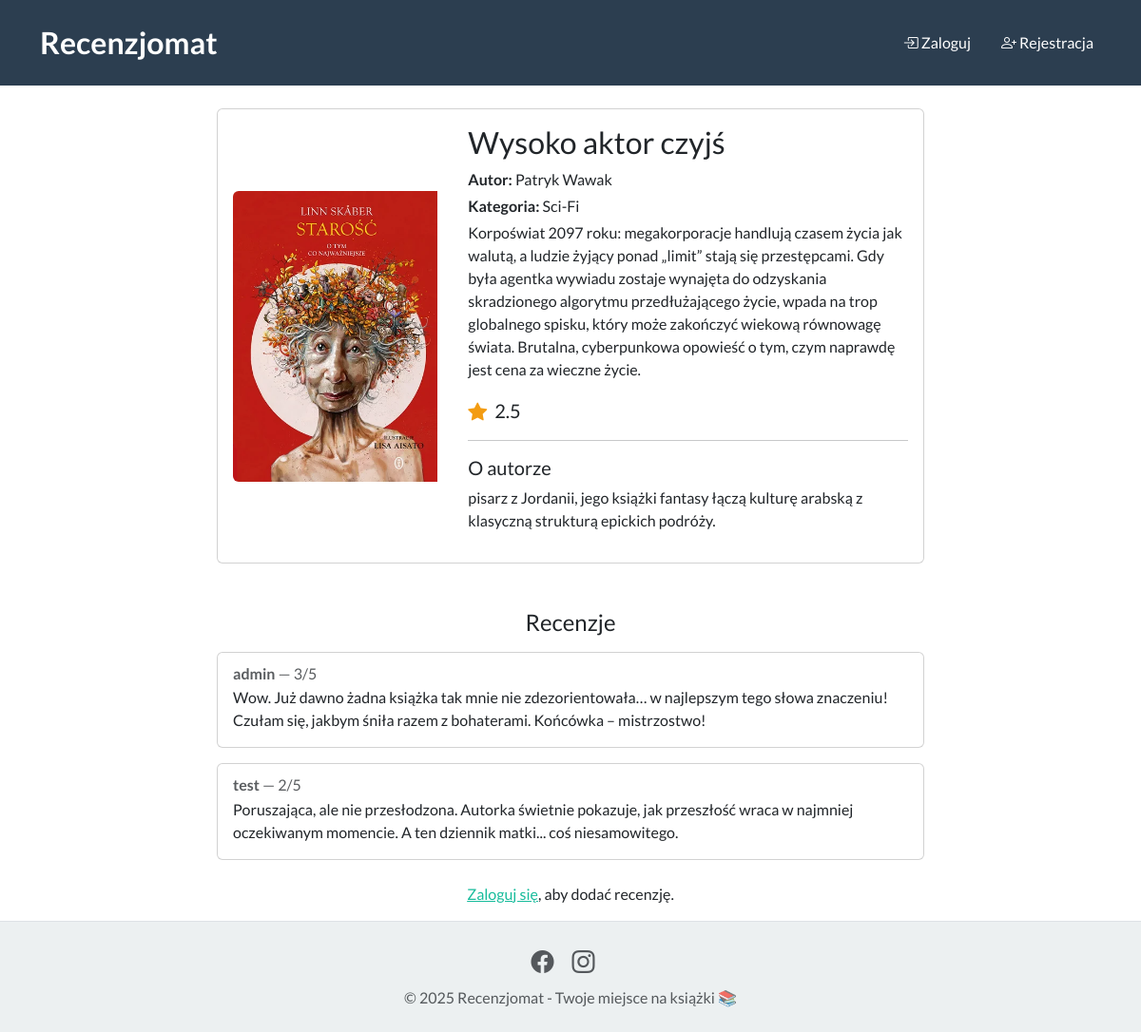
Page /ksiazka/3/ on the committed database.
### reviews/models.py (models this page shows, shortened)
class Ksiazka(models.Model):
    tytul = models.CharField(max_length=200)
    autor = models.CharField(max_length=200)
    opis = models.TextField()
    kategorie = models.ForeignKey(Kategoria, on_delete=models.CASCADE)
    okladka = models.ImageField(upload_to='okladki/', null=True, blank=True)
    info_autora = models.TextField(blank=True, default='')
    def srednia_ocena(self):
        oceny = self.recenzje.all().values_list('ocena', flat=True)
        return round(sum(oceny) / len(oceny), 1) if oceny else 0

class Kategoria(models.Model):
    nazwa = models.CharField(max_length=100)

class Recenzja(models.Model):
    ksiazka = models.ForeignKey(Ksiazka, on_delete=models.CASCADE, related_name='recenzje')
    autor_recenzji = models.ForeignKey(User, on_delete=models.CASCADE)
    tresc = models.TextField()
    ocena = models.PositiveSmallIntegerField()
    class Meta:
        unique_together = ('ksiazka', 'autor_recenzji')

### reviews/views.py (the view, shortened to what this page needs)
# urls.py: path('ksiazka/<int:pk>/', views.szczegoly_ksiazki, name='szczegoly_ksiazki'),
def szczegoly_ksiazki(request, pk):
    ksiazka = get_object_or_404(Ksiazka, pk=pk)
    recenzje = ksiazka.recenzje.all()
    uzytkownik_juz_recenzowal = False
    if request.user.is_authenticated:
        uzytkownik_juz_recenzowal = Recenzja.objects.filter(
            ksiazka=ksiazka,
            autor_recenzji=request.user
        ).exists()
    form = RecenzjaForm()
    return render(request, 'reviews/szczegoly_ksiazki.html', {
        'ksiazka': ksiazka,
        'recenzje': recenzje,
        'form': form,
        'uzytkownik_juz_recenzowal': uzytkownik_juz_recenzowal
    })

### reviews/templates/reviews/szczegoly_ksiazki.html (shortened to what this page needs)
{% extends 'base.html' %}
{% block content %}
<div class="col-md-8 mx-auto">
  <div class="card mb-4">
    <div class="row g-0">
      {% if ksiazka.okladka %}
      <div class="col-md-4 d-flex align-items-center justify-content-center p-3">
        <img src="{{ ksiazka.okladka.url }}" class="img-fluid rounded-start" alt="Okładka książki">
      </div>
      {% endif %}
      <div class="col-md-8">
        <div class="card-body">
          <h3 class="card-title">{{ ksiazka.tytul }}</h3>
          <p class="card-text mb-1"><strong>Autor:</strong> {{ ksiazka.autor }}</p>
          <p class="card-text mb-1"><strong>Kategoria:</strong> {{ ksiazka.kategorie.nazwa }}</p>
          <p class="card-text">{{ ksiazka.opis }}</p>
          <p class="fs-5 mt-3 mb-0">
            <i class="bi bi-star-fill text-warning me-1"></i>
            <span id="srednia-ocena">{{ ksiazka.srednia_ocena|floatformat:1 }}</span>
          </p>
          {% if ksiazka.info_autora %}
          <hr>
          <h5>O autorze</h5>
          <p>{{ ksiazka.info_autora }}</p>
          {% endif %}
        </div>
      </div>
    </div>
  </div>
  <div class="mt-5">
    <h4 class="mb-3 text-center">Recenzje</h4>
    <div id="lista-recenzji">
      {% for recenzja in recenzje %}
      <div class="card mb-3">
        <div class="card-body">
          <h6 class="card-subtitle mb-1 text-muted">
            <strong>{{ recenzja.autor_recenzji.username }}</strong> — {{ recenzja.ocena }}/5
          </h6>
          <p class="card-text">{{ recenzja.tresc }}</p>
        </div>
      </div>
      {% empty %}
      <div class="card mb-3 text-center text-muted">
        <div class="card-body">
          <p class="mb-0">Brak recenzji. Bądź pierwszą osobą, która doda swoją opinię!</p>
        </div>
      </div>
      {% endfor %}
    </div>
  </div>
  {% if user.is_authenticated %}
    {% if uzytkownik_juz_recenzowal %}
      <div class="alert alert-info mt-4 text-center">Już dodałeś recenzję tej książki.</div>
    {% else %}
      <h5 id="dodaj-recenzje-naglowek" class="mt-5 text-center">Dodaj recenzję</h5>
      <form id="recenzja-form" method="post">
        {% csrf_token %}
        <div class="mb-3">
          <label for="{{ form.tresc.id_for_label }}" class="form-label">Treść:</label>
          {{ form.tresc }}
        </div>
        <div class="d-flex justify-content-center align-items-end gap-3 mt-3 flex-wrap">
          <div>
            <label for="{{ form.ocena.id_for_label }}" class="form-label text-center w-100">Ocena:</label>
            {{ form.ocena }}
          </div>
          <div>
            <button type="submit" class="btn btn-primary mt-2">Dodaj recenzję</button>
          </div>
        </div>
      </form>
      <div id="ajax-msg" class="mt-3 text-center"></div>
    {% endif %}
  {% else %}
    <p class="mt-4 text-center">
      <a href="{% url 'login' %}?next={{ request.path }}">Zaloguj się</a>, aby dodać recenzję.
    </p>
  {% endif %}
</div>
{% endblock %}

### reviews/templates/base.html (style rules this page uses)
body { min-height: 100vh; display: flex; flex-direction: column; }

### rows in the picture
Ksiazka: okladka (picture), tytul "Wysoko aktor czyjś", autor "Patryk Wawak", kategorie.nazwa "Sci-Fi", opis "Korpoświat 2097 roku: megakorporacje handlują czasem życia jak walutą, a ludzie żyjący ponad „limit” stają się przestępcami. Gdy była agentka wywiadu zostaje wynajęta do odzyskania skradzionego algorytmu przedłużającego życie, wpada na trop globalnego spisku, który może zakończyć wiekową równowagę świata. Brutalna, cyberpunkowa opowieść o tym, czym naprawdę jest cena za wieczne życie.", srednia_ocena "2.5", info_autora "pisarz z Jordanii, jego książki fantasy łączą kulturę arabską z klasyczną strukturą epickich podróży."
Recenzja: autor_recenzji.username "admin", ocena "3", tresc "Wow. Już dawno żadna książka tak mnie nie zdezorientowała… w najlepszym tego słowa znaczeniu! Czułam się, jakbym śniła razem z bohaterami. Końcówka – mistrzostwo!"
Recenzja: autor_recenzji.username "test", ocena "2", tresc "Poruszająca, ale nie przesłodzona. Autorka świetnie pokazuje, jak przeszłość wraca w najmniej oczekiwanym momencie. A ten dziennik matki... coś niesamowitego."
